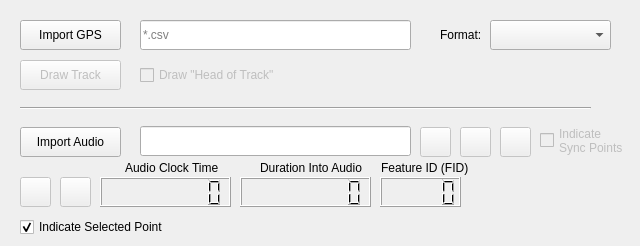
   <widget class="QWidget" name="tab_import">
    <attribute name="title">
     <string>Import and Sync</string>
    </attribute>
    <attribute name="toolTip">
     <string>&lt;html&gt;&lt;head/&gt;&lt;body&gt;&lt;p&gt;Import raw .kml files and render as an ESRI shapefile for editing, and import audio files for interactive time syncronization.&lt;/p&gt;&lt;/body&gt;&lt;/html&gt;</string>
    </attribute>
    <widget class="QPushButton" name="pushButton_Audio1info">
     <property name="enabled">
      <bool>false</bool>
     </property>
     <property name="geometry">
      <rect>
       <x>460</x>
       <y>127</y>
       <width>31</width>
       <height>30</height>
      </rect>
     </property>
     <property name="toolTip">
      <string>&lt;html&gt;&lt;head/&gt;&lt;body&gt;&lt;p&gt;Click for information about the current audio track&lt;/p&gt;&lt;/body&gt;&lt;/html&gt;</string>
     </property>
     <property name="text">
      <string/>
     </property>
     <property name="icon">
      <iconset resource="resources.qrc">
       <normaloff>:/plugins/milkmachine/question.png</normaloff>:/plugins/milkmachine/question.png</iconset>
     </property>
     <property name="iconSize">
      <size>
       <width>24</width>
       <height>24</height>
      </size>
     </property>
    </widget>
    <widget class="QPushButton" name="buttonImportGPS">
     <property name="geometry">
      <rect>
       <x>20</x>
       <y>20</y>
       <width>101</width>
       <height>30</height>
      </rect>
     </property>
     <property name="sizePolicy">
      <sizepolicy hsizetype="Fixed" vsizetype="Fixed">
       <horstretch>0</horstretch>
       <verstretch>0</verstretch>
      </sizepolicy>
     </property>
     <property name="toolTip">
      <string>&lt;html&gt;&lt;head/&gt;&lt;body&gt;&lt;p&gt;Browse to a .csv file that is formatted for Milk Machine.&lt;/p&gt;&lt;/body&gt;&lt;/html&gt;</string>
     </property>
     <property name="text">
      <string>Import GPS</string>
     </property>
     <property name="icon">
      <iconset resource="resources.qrc">
       <normaloff>:/plugins/milkmachine/Import.png</normaloff>:/plugins/milkmachine/Import.png</iconset>
     </property>
    </widget>
    <widget class="QLabel" name="label_2">
     <property name="geometry">
      <rect>
       <x>381</x>
       <y>160</y>
       <width>91</width>
       <height>16</height>
      </rect>
     </property>
     <property name="sizePolicy">
      <sizepolicy hsizetype="Fixed" vsizetype="Fixed">
       <horstretch>0</horstretch>
       <verstretch>0</verstretch>
      </sizepolicy>
     </property>
     <property name="toolTip">
      <string>&lt;html&gt;&lt;head/&gt;&lt;body&gt;&lt;p&gt;Feature ID (FID) number. For point data layers, this is a automatic number that is generated by QGIS to indicate sequential point number from the &amp;quot;starting point&amp;quot; of the track. The numbering starts at 0&lt;/p&gt;&lt;/body&gt;&lt;/html&gt;</string>
     </property>
     <property name="text">
      <string>Feature ID (FID)</string>
     </property>
    </widget>
    <widget class="QPushButton" name="pushButton_clearAudio1">
     <property name="enabled">
      <bool>false</bool>
     </property>
     <property name="geometry">
      <rect>
       <x>420</x>
       <y>127</y>
       <width>31</width>
       <height>30</height>
      </rect>
     </property>
     <property name="toolTip">
      <string>&lt;html&gt;&lt;head/&gt;&lt;body&gt;&lt;p&gt;Clear the audio input box&lt;/p&gt;&lt;/body&gt;&lt;/html&gt;</string>
     </property>
     <property name="text">
      <string/>
     </property>
     <property name="icon">
      <iconset resource="resources.qrc">
       <normaloff>:/plugins/milkmachine/delete.png</normaloff>:/plugins/milkmachine/delete.png</iconset>
     </property>
    </widget>
    <widget class="QPushButton" name="buttonDrawTrack">
     <property name="enabled">
      <bool>false</bool>
     </property>
     <property name="geometry">
      <rect>
       <x>20</x>
       <y>60</y>
       <width>101</width>
       <height>30</height>
      </rect>
     </property>
     <property name="sizePolicy">
      <sizepolicy hsizetype="Fixed" vsizetype="Fixed">
       <horstretch>0</horstretch>
       <verstretch>0</verstretch>
      </sizepolicy>
     </property>
     <property name="toolTip">
      <string>&lt;html&gt;&lt;head/&gt;&lt;body&gt;&lt;p&gt;Draw the imported GPS track on the map. This will draw the file that was imported (above) as a &amp;quot;shapefile&amp;quot; with the same name as the imported file. &lt;/p&gt;&lt;/body&gt;&lt;/html&gt;</string>
     </property>
     <property name="text">
      <string>Draw Track</string>
     </property>
     <property name="icon">
      <iconset resource="resources.qrc">
       <normaloff>:/plugins/milkmachine/pencil.png</normaloff>:/plugins/milkmachine/pencil.png</iconset>
     </property>
    </widget>
    <widget class="QLineEdit" name="lineEdit_ImportGPS">
     <property name="geometry">
      <rect>
       <x>140</x>
       <y>20</y>
       <width>271</width>
       <height>30</height>
      </rect>
     </property>
     <property name="toolTip">
      <string>&lt;html&gt;&lt;head/&gt;&lt;body&gt;&lt;p&gt;Raw GPS input file. CSV is the only supported format. Input fields must include; &amp;quot;date&amp;quot;, &amp;quot;time&amp;quot;, &amp;quot;x&amp;quot;, &amp;quot;y&amp;quot;, and &amp;quot;altitude&amp;quot;. See the &amp;quot;Format&amp;quot; dropdown for acceptable date formats. Time must be formatted HH:MM:SS. &amp;quot;x&amp;quot;, &amp;quot;y&amp;quot;, and &amp;quot;altitude&amp;quot; must be numeric.&lt;/p&gt;&lt;/body&gt;&lt;/html&gt;</string>
     </property>
     <property name="autoFillBackground">
      <bool>false</bool>
     </property>
     <property name="dragEnabled">
      <bool>true</bool>
     </property>
     <property name="placeholderText">
      <string>*.csv</string>
     </property>
    </widget>
    <widget class="QPushButton" name="pushButton_Audio1">
     <property name="enabled">
      <bool>false</bool>
     </property>
     <property name="geometry">
      <rect>
       <x>20</x>
       <y>177</y>
       <width>31</width>
       <height>30</height>
      </rect>
     </property>
     <property name="toolTip">
      <string>&lt;html&gt;&lt;head/&gt;&lt;body&gt;&lt;p&gt;After selecting a point in the GPS track that matches the .WAV audio file, click play. The VLC media player will launch, starting at the time within the audio file that matches the time within the point file. &lt;/p&gt;&lt;/body&gt;&lt;/html&gt;</string>
     </property>
     <property name="icon">
      <iconset resource="resources.qrc">
       <normaloff>:/plugins/milkmachine/play.png</normaloff>:/plugins/milkmachine/play.png</iconset>
     </property>
    </widget>
    <widget class="QLCDNumber" name="lcdNumber_Audio1_C">
     <property name="geometry">
      <rect>
       <x>100</x>
       <y>177</y>
       <width>131</width>
       <height>30</height>
      </rect>
     </property>
     <property name="toolTip">
      <string>&lt;html&gt;&lt;head/&gt;&lt;body&gt;&lt;p&gt;The clock time stamp on the audio file.&lt;/p&gt;&lt;/body&gt;&lt;/html&gt;</string>
     </property>
     <property name="smallDecimalPoint">
      <bool>false</bool>
     </property>
     <property name="digitCount">
      <number>8</number>
     </property>
    </widget>
    <widget class="QPushButton" name="pushButton_stop1">
     <property name="enabled">
      <bool>false</bool>
     </property>
     <property name="geometry">
      <rect>
       <x>60</x>
       <y>177</y>
       <width>31</width>
       <height>30</height>
      </rect>
     </property>
     <property name="toolTip">
      <string>&lt;html&gt;&lt;head/&gt;&lt;body&gt;&lt;p&gt;Stops and closes the VLC media player and audio file&lt;/p&gt;&lt;/body&gt;&lt;/html&gt;</string>
     </property>
     <property name="text">
      <string/>
     </property>
     <property name="icon">
      <iconset resource="resources.qrc">
       <normaloff>:/plugins/milkmachine/stop.png</normaloff>:/plugins/milkmachine/stop.png</iconset>
     </property>
    </widget>
    <widget class="QLabel" name="label_3">
     <property name="geometry">
      <rect>
       <x>260</x>
       <y>160</y>
       <width>111</width>
       <height>16</height>
      </rect>
     </property>
     <property name="sizePolicy">
      <sizepolicy hsizetype="Fixed" vsizetype="Fixed">
       <horstretch>0</horstretch>
       <verstretch>0</verstretch>
      </sizepolicy>
     </property>
     <property name="toolTip">
      <string>&lt;html&gt;&lt;head/&gt;&lt;body&gt;&lt;p&gt;The duration into the audio file that is currently playing.&lt;/p&gt;&lt;/body&gt;&lt;/html&gt;</string>
     </property>
     <property name="text">
      <string>Duration Into Audio</string>
     </property>
    </widget>
    <widget class="QLCDNumber" name="lcdNumber_Audio1_D">
     <property name="geometry">
      <rect>
       <x>240</x>
       <y>177</y>
       <width>131</width>
       <height>30</height>
      </rect>
     </property>
     <property name="toolTip">
      <string>&lt;html&gt;&lt;head/&gt;&lt;body&gt;&lt;p&gt;The duration into the audio file that is currently playing.&lt;/p&gt;&lt;/body&gt;&lt;/html&gt;</string>
     </property>
     <property name="digitCount">
      <number>8</number>
     </property>
    </widget>
    <widget class="QLabel" name="label">
     <property name="geometry">
      <rect>
       <x>125</x>
       <y>160</y>
       <width>101</width>
       <height>16</height>
      </rect>
     </property>
     <property name="sizePolicy">
      <sizepolicy hsizetype="Fixed" vsizetype="Fixed">
       <horstretch>0</horstretch>
       <verstretch>0</verstretch>
      </sizepolicy>
     </property>
     <property name="toolTip">
      <string>&lt;html&gt;&lt;head/&gt;&lt;body&gt;&lt;p&gt;The clock time stamp on the audio file.&lt;/p&gt;&lt;/body&gt;&lt;/html&gt;</string>
     </property>
     <property name="text">
      <string>Audio Clock Time</string>
     </property>
    </widget>
    <widget class="QLCDNumber" name="lcdNumber_Audio1_P">
     <property name="geometry">
      <rect>
       <x>380</x>
       <y>177</y>
       <width>81</width>
       <height>30</height>
      </rect>
     </property>
     <property name="toolTip">
      <string>&lt;html&gt;&lt;head/&gt;&lt;body&gt;&lt;p&gt;Feature ID (FID) number. For point data layers, this is a automatic number that is generated by QGIS to indicate sequential point number from the &amp;quot;starting point&amp;quot; of the track. The numbering starts at 0&lt;/p&gt;&lt;/body&gt;&lt;/html&gt;</string>
     </property>
    </widget>
    <widget class="QPushButton" name="buttonImport_audio">
     <property name="geometry">
      <rect>
       <x>20</x>
       <y>127</y>
       <width>101</width>
       <height>30</height>
      </rect>
     </property>
     <property name="sizePolicy">
      <sizepolicy hsizetype="Fixed" vsizetype="Fixed">
       <horstretch>0</horstretch>
       <verstretch>0</verstretch>
      </sizepolicy>
     </property>
     <property name="toolTip">
      <string>&lt;html&gt;&lt;head/&gt;&lt;body&gt;&lt;p&gt;Browse to the .wav file that matches one of the GPS tracks in the table of contents. Once the .wav file is imported, select the point in the track (using the select tool) where the audio file should start to play.&lt;/p&gt;&lt;/body&gt;&lt;/html&gt;</string>
     </property>
     <property name="text">
      <string>Import Audio</string>
     </property>
     <property name="icon">
      <iconset resource="resources.qrc">
       <normaloff>:/plugins/milkmachine/Import.png</normaloff>:/plugins/milkmachine/Import.png</iconset>
     </property>
    </widget>
    <widget class="QLineEdit" name="lineEdit_InAudio1">
     <property name="geometry">
      <rect>
       <x>140</x>
       <y>126</y>
       <width>271</width>
       <height>30</height>
      </rect>
     </property>
    </widget>
    <widget class="QPushButton" name="pushButton_sync">
     <property name="enabled">
      <bool>false</bool>
     </property>
     <property name="geometry">
      <rect>
       <x>500</x>
       <y>127</y>
       <width>31</width>
       <height>30</height>
      </rect>
     </property>
     <property name="toolTip">
      <string>&lt;html&gt;&lt;head/&gt;&lt;body&gt;&lt;p&gt;Syncronize the audio with the GPS track. Press the button while a track is selected that matches the audio file and a marker will be produced that shows where the audio starts in the GPS track.&lt;br/&gt;&lt;/p&gt;&lt;/body&gt;&lt;/html&gt;</string>
     </property>
     <property name="text">
      <string/>
     </property>
     <property name="icon">
      <iconset resource="resources.qrc">
       <normaloff>:/plugins/milkmachine/synchronize.png</normaloff>:/plugins/milkmachine/synchronize.png</iconset>
     </property>
     <property name="iconSize">
      <size>
       <width>24</width>
       <height>24</height>
      </size>
     </property>
    </widget>
    <widget class="QCheckBox" name="checkBox_headoftrack">
     <property name="enabled">
      <bool>false</bool>
     </property>
     <property name="geometry">
      <rect>
       <x>140</x>
       <y>60</y>
       <width>161</width>
       <height>30</height>
      </rect>
     </property>
     <property name="toolTip">
      <string>&lt;html&gt;&lt;head/&gt;&lt;body&gt;&lt;p&gt;If checked, a green marker is drawn when the &amp;quot;Draw Track&amp;quot; button is pressed to indicate where the track starts.&lt;/p&gt;&lt;/body&gt;&lt;/html&gt;</string>
     </property>
     <property name="text">
      <string>Draw &quot;Head of Track&quot;</string>
     </property>
    </widget>
    <widget class="QCheckBox" name="checkBox_import_indicator">
     <property name="enabled">
      <bool>true</bool>
     </property>
     <property name="geometry">
      <rect>
       <x>20</x>
       <y>217</y>
       <width>181</width>
       <height>20</height>
      </rect>
     </property>
     <property name="sizePolicy">
      <sizepolicy hsizetype="Fixed" vsizetype="Fixed">
       <horstretch>0</horstretch>
       <verstretch>0</verstretch>
      </sizepolicy>
     </property>
     <property name="font">
      <font>
       <family>Tahoma</family>
      </font>
     </property>
     <property name="toolTip">
      <string>&lt;html&gt;&lt;head/&gt;&lt;body&gt;&lt;p&gt;If checked, QGIS will &amp;quot;select&amp;quot; the point that matches the time on the audio file. The map will move along with the audio.&lt;/p&gt;&lt;/body&gt;&lt;/html&gt;</string>
     </property>
     <property name="text">
      <string>Indicate Selected Point</string>
     </property>
     <property name="checked">
      <bool>true</bool>
     </property>
    </widget>
    <widget class="Line" name="line_3">
     <property name="geometry">
      <rect>
       <x>20</x>
       <y>100</y>
       <width>571</width>
       <height>16</height>
      </rect>
     </property>
     <property name="orientation">
      <enum>Qt::Horizontal</enum>
     </property>
    </widget>
    <widget class="QCheckBox" name="checkBox_sync_point">
     <property name="enabled">
      <bool>false</bool>
     </property>
     <property name="geometry">
      <rect>
       <x>540</x>
       <y>120</y>
       <width>91</width>
       <height>41</height>
      </rect>
     </property>
     <property name="toolTip">
      <string>&lt;html&gt;&lt;head/&gt;&lt;body&gt;&lt;p&gt;If selected, when the sync button is pushed, a blue point will be added to the map at the point that matches the audio start time. A red point will be added to the map at the point that matches the audio end time. &lt;/p&gt;&lt;/body&gt;&lt;/html&gt;</string>
     </property>
     <property name="text">
      <string>Indicate 
Sync Points</string>
     </property>
    </widget>
    <widget class="QComboBox" name="comboBox_importDateFormat">
     <property name="geometry">
      <rect>
       <x>490</x>
       <y>20</y>
       <width>121</width>
       <height>30</height>
      </rect>
     </property>
     <property name="toolTip">
      <string>&lt;html&gt;&lt;head/&gt;&lt;body&gt;&lt;p&gt;Date format must be one of; mm/dd/yyyy, dd/mm/yyyy, or yyyy/mm/dd. Yes, a forward slash is required. Time must be in HH:MM:SS format. &lt;/p&gt;&lt;/body&gt;&lt;/html&gt;</string>
     </property>
    </widget>
    <widget class="QLabel" name="label_68">
     <property name="geometry">
      <rect>
       <x>440</x>
       <y>20</y>
       <width>51</width>
       <height>30</height>
      </rect>
     </property>
     <property name="sizePolicy">
      <sizepolicy hsizetype="Fixed" vsizetype="Fixed">
       <horstretch>0</horstretch>
       <verstretch>0</verstretch>
      </sizepolicy>
     </property>
     <property name="toolTip">
      <string>&lt;html&gt;&lt;head/&gt;&lt;body&gt;&lt;p&gt;The duration into the audio file that is currently playing.&lt;/p&gt;&lt;/body&gt;&lt;/html&gt;</string>
     </property>
     <property name="text">
      <string>Format:</string>
     </property>
    </widget>
   </widget>
